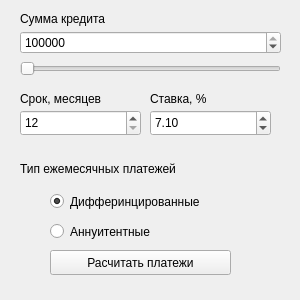
<?xml version="1.0" encoding="UTF-8"?>
<ui version="4.0">
 <class>Credit</class>
 <widget class="QWidget" name="Credit">
  <property name="geometry">
   <rect>
    <x>0</x>
    <y>0</y>
    <width>300</width>
    <height>300</height>
   </rect>
  </property>
  <property name="windowTitle">
   <string>Form</string>
  </property>
  <widget class="QLabel" name="label">
   <property name="geometry">
    <rect>
     <x>20</x>
     <y>10</y>
     <width>121</width>
     <height>17</height>
    </rect>
   </property>
   <property name="text">
    <string>Сумма кредита</string>
   </property>
  </widget>
  <widget class="QSpinBox" name="spinBox_Month">
   <property name="geometry">
    <rect>
     <x>20</x>
     <y>110</y>
     <width>121</width>
     <height>26</height>
    </rect>
   </property>
   <property name="minimum">
    <number>12</number>
   </property>
   <property name="maximum">
    <number>360</number>
   </property>
   <property name="singleStep">
    <number>3</number>
   </property>
   <property name="displayIntegerBase">
    <number>10</number>
   </property>
  </widget>
  <widget class="QLabel" name="label_2">
   <property name="geometry">
    <rect>
     <x>20</x>
     <y>90</y>
     <width>111</width>
     <height>17</height>
    </rect>
   </property>
   <property name="text">
    <string>Срок, месяцев</string>
   </property>
  </widget>
  <widget class="QDoubleSpinBox" name="doubleSpinBox_Percent">
   <property name="geometry">
    <rect>
     <x>150</x>
     <y>110</y>
     <width>121</width>
     <height>26</height>
    </rect>
   </property>
   <property name="minimum">
    <double>0.100000000000000</double>
   </property>
   <property name="maximum">
    <double>100.000000000000000</double>
   </property>
   <property name="singleStep">
    <double>0.100000000000000</double>
   </property>
   <property name="value">
    <double>7.100000000000000</double>
   </property>
  </widget>
  <widget class="QLabel" name="label_3">
   <property name="geometry">
    <rect>
     <x>150</x>
     <y>90</y>
     <width>111</width>
     <height>17</height>
    </rect>
   </property>
   <property name="text">
    <string>Ставка, %</string>
   </property>
  </widget>
  <widget class="QRadioButton" name="radioButton_Dif">
   <property name="geometry">
    <rect>
     <x>50</x>
     <y>190</y>
     <width>211</width>
     <height>23</height>
    </rect>
   </property>
   <property name="text">
    <string>Дифферинцированные</string>
   </property>
   <property name="checked">
    <bool>true</bool>
   </property>
  </widget>
  <widget class="QRadioButton" name="radioButton_Ann">
   <property name="geometry">
    <rect>
     <x>50</x>
     <y>220</y>
     <width>201</width>
     <height>23</height>
    </rect>
   </property>
   <property name="text">
    <string>Аннуитентные</string>
   </property>
  </widget>
  <widget class="QLabel" name="label_4">
   <property name="geometry">
    <rect>
     <x>20</x>
     <y>160</y>
     <width>271</width>
     <height>17</height>
    </rect>
   </property>
   <property name="text">
    <string>Тип ежемесячных платежей</string>
   </property>
  </widget>
  <widget class="QPushButton" name="pushButton">
   <property name="geometry">
    <rect>
     <x>50</x>
     <y>250</y>
     <width>181</width>
     <height>25</height>
    </rect>
   </property>
   <property name="text">
    <string>Расчитать платежи</string>
   </property>
  </widget>
  <widget class="QWidget" name="layoutWidget">
   <property name="geometry">
    <rect>
     <x>20</x>
     <y>30</y>
     <width>261</width>
     <height>49</height>
    </rect>
   </property>
   <layout class="QVBoxLayout" name="verticalLayout">
    <item>
     <widget class="QSpinBox" name="spinBox_Sum">
      <property name="minimum">
       <number>1000</number>
      </property>
      <property name="maximum">
       <number>100000000</number>
      </property>
      <property name="singleStep">
       <number>10000</number>
      </property>
      <property name="value">
       <number>100000</number>
      </property>
     </widget>
    </item>
    <item>
     <widget class="QSlider" name="horizontalSlider">
      <property name="minimum">
       <number>1000</number>
      </property>
      <property name="maximum">
       <number>100000000</number>
      </property>
      <property name="singleStep">
       <number>100000</number>
      </property>
      <property name="orientation">
       <enum>Qt::Horizontal</enum>
      </property>
     </widget>
    </item>
   </layout>
  </widget>
 </widget>
 <resources/>
 <connections>
  <connection>
   <sender>spinBox_Sum</sender>
   <signal>valueChanged(int)</signal>
   <receiver>horizontalSlider</receiver>
   <slot>setValue(int)</slot>
   <hints>
    <hint type="sourcelabel">
     <x>132</x>
     <y>192</y>
    </hint>
    <hint type="destinationlabel">
     <x>134</x>
     <y>214</y>
    </hint>
   </hints>
  </connection>
  <connection>
   <sender>horizontalSlider</sender>
   <signal>valueChanged(int)</signal>
   <receiver>spinBox_Sum</receiver>
   <slot>setValue(int)</slot>
   <hints>
    <hint type="sourcelabel">
     <x>103</x>
     <y>218</y>
    </hint>
    <hint type="destinationlabel">
     <x>103</x>
     <y>191</y>
    </hint>
   </hints>
  </connection>
 </connections>
</ui>
